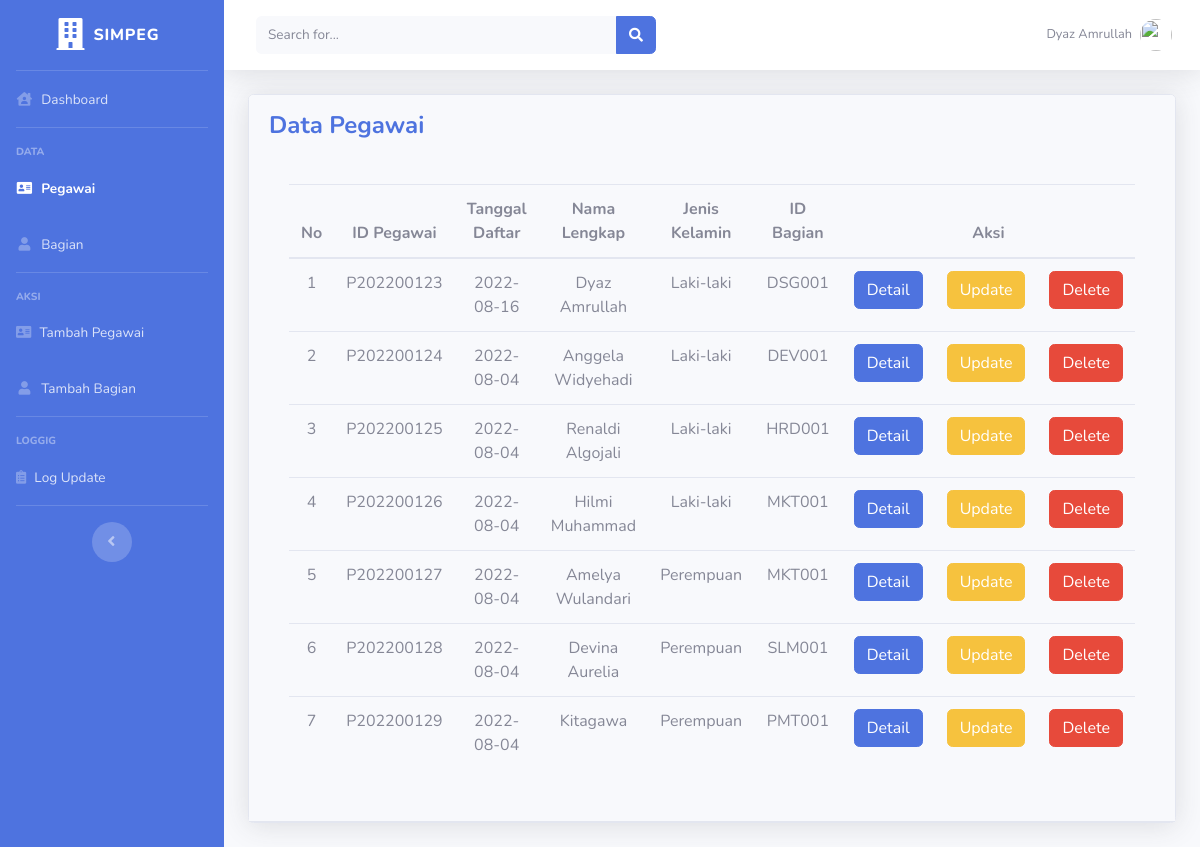
/data-pegawai.php (signed in), run on the app's committed database.
### tables this page shows
CREATE TABLE `pegawai` (
  `id_pegawai` char(10) NOT NULL,
  `tgl_daftar` date NOT NULL,
  `nm_pegawai` varchar(50) NOT NULL,
  `tmp_lahir` varchar(50) NOT NULL,
  `tgl_lahir` date NOT NULL,
  `jk` enum('Laki-laki','Perempuan') NOT NULL,
  `agama` enum('Islam','Kristen','Katholik','Budha','Hindu','Kong Hu Cu') NOT NULL,
  `telp` varchar(12) DEFAULT NULL,
  `almt_pegawai` text DEFAULT NULL,
  `id_bagian` varchar(6) NOT NULL
);

### data-pegawai.php (the view, shortened to what this page needs)
<?php
	include 'koneksi.php';
    $tampil    =mysqli_query($conn, "SELECT * FROM login_admin WHERE id_admin=id_admin");
    $tmp = mysqli_fetch_object($tampil);
 ?>
<!DOCTYPE html>
<html lang="en">
<head>
    <link href="vendor/fontawesome-free/css/all.min.css" rel="stylesheet" type="text/css">
    <link href="css/sb-admin-2.min.css" rel="stylesheet">
</head>
<body id="page-top">
    <div id="wrapper">
        <ul class="navbar-nav bg-primary sidebar sidebar-dark accordion" id="accordionSidebar">
            <a class="sidebar-brand d-flex align-items-center justify-content-center" href="dashboard.php">
                <div class="sidebar-brand-icon">
                    <i class="fas fa-building"></i>
                </div>
                 <div class="sidebar-brand-text mx-2 ">SIMPEG</div>
            </a>
            <hr class="sidebar-divider my-0">
            <li class="nav-item">
                <a class="nav-link" href="dashboard.php">
                    <i class="fas fa-fw fa-house-user"></i>
                    <span>Dashboard</span></a>
            </li>
            <hr class="sidebar-divider">
            <div class="sidebar-heading">
                Data
            </div>
            <li class="nav-item active">
                <a class="nav-link" href="data-pegawai.php">
                    <i class="fas fa-fw fa-address-card"></i>
                    <span>Pegawai</span></a>
            </li>
            <li class="nav-item">
                <a class="nav-link" href="data-bagian.php">
                    <i class="fas fa-fw fa-user"></i>
                    <span>Bagian</span></a>
            </li>
            <hr class="sidebar-divider">
            <div class="sidebar-heading">
                Aksi
            </div>
            <li class="nav-item">
                <a class="nav-link" href="insert-pegawai.php">
                    <i class="fas fa-regular fa-address-card"></i>
                    <span>Tambah Pegawai</span></a>
            </li>
            <li class="nav-item">
                <a class="nav-link" href="insert-bagian.php">
                    <i class="fas fa-fw fa-user"></i>
                    <span>Tambah Bagian</span></a>
            </li>
            <hr class="sidebar-divider">
            <div class="sidebar-heading">
                Loggig
            </div>
            <li class="nav-item">
                <a class="nav-link" href="log-update.php">
                    <i class="fa fa-clipboard-list"></i>
                    <span>Log Update</span></a>
            </li>
            <hr class="sidebar-divider d-none d-md-block">
            <div class="text-center d-none d-md-inline">
                <button class="rounded-circle border-0" id="sidebarToggle"></button>
            </div>
        </ul>
        <div id="content-wrapper" class="d-flex flex-column">
            <div id="content">
                <nav class="navbar navbar-expand navbar-light bg-white topbar mb-4 static-top shadow">
                    <form
                        class="d-none d-sm-inline-block form-inline mr-auto ml-md-3 my-2 my-md-0 mw-100 navbar-search">
                        <div class="input-group">
                            <input type="text" class="form-control bg-light border-0 small" placeholder="Search for..."
                                aria-label="Search" aria-describedby="basic-addon2">
                            <div class="input-group-append">
                                <button class="btn btn-primary" type="button">
                                    <i class="fas fa-search fa-sm"></i>
                                </button>
                            </div>
                        </div>
                    </form>
                    <ul class="navbar-nav ml-auto">
                        <li class="nav-item dropdown no-arrow">
                            <a class="nav-link dropdown-toggle" href="#" id="userDropdown" role="button"
                                data-toggle="dropdown" aria-haspopup="true" aria-expanded="false">
                                <span
                                    class="mr-2 d-none d-lg-inline text-gray-600 small"><?php echo $tmp->nama_admin?></span>
                                <img class="img-profile rounded-circle" src="images/undraw_profile.svg">
                            </a>
                        </li>
                    </ul>
                </nav>
                <div class="container-fluid">
                    <div class="card shadow mb-4">
                        <div class="card-header py-3">
                            <div class="d-sm align-items-center justify-content-between mb-4">
                                <h4 class="m-0 font-weight-bold text-primary">Data Pegawai</h4>
                            </div>
                            <div class="card-body">
                                <div class="table-responsive">
                                    <table class="table table-hover" id="dataTable" width="100%" cellspacing="0">
                                        <thead>
                                            <tr>
                                                <th>
                                                    <center>No
                                                </th>
                                                <th>
                                                    <center>ID Pegawai
                                                </th>
                                                <th>
                                                    <center>Tanggal Daftar
                                                </th>
                                                <th>
                                                    <center>Nama Lengkap
                                                </th>
                                                <th>
                                                    <center>Jenis Kelamin
                                                </th>
                                                <th>
                                                    <center>ID Bagian
                                                </th>
                                                <th colspan="3">
                                                    <center>Aksi
                                                </th>
                                            </tr>
                                        </thead>
                                        <tbody>
                                            <?php
                                        $no = 1;
                                        $list = mysqli_query($conn, "SELECT * FROM pegawai");
                                        while($row = mysqli_fetch_assoc($list)) {
                                        ?>
                                            <tr>
                                                <td>
                                                    <center><?php echo $no++ ?>
                                                </td>
                                                <td>
                                                    <center><?php echo $row['id_pegawai'] ?>
                                                </td>
                                                <td>
                                                    <center><?php echo $row['tgl_daftar'] ?>
                                                </td>
                                                <td>
                                                    <center><?php echo $row['nm_pegawai'] ?>
                                                </td>
                                                <td>
                                                    <center><?php echo $row['jk'] ?>
                                                </td>
                                                <td>
                                                    <center><?php echo $row['id_bagian'] ?>
                                                </td>
                                                <td>
                                                    <center><a
                                                            href="detail-pegawai.php?id=<?php echo $row['id_pegawai'] ?>"
                                                            class="btn btn-primary">Detail</a>
                                                </td>
                                                <td>
                                                    <center><a
                                                            href="update-pegawai.php?id=<?php echo $row['id_pegawai'] ?>"
                                                            class="btn btn-warning">Update</a>
                                                </td>
                                                <td>
                                                    <center><a
                                                            href="delete-pegawai.php?id=<?php echo $row['id_pegawai'] ?>"
                                                            onclick="return confirm('Apakah Anda Yakin Ingin Menghapusnya?')"
                                                            class="btn btn-danger">Delete</a>
                                                </td>
                                            <?php } ?>
                                        </tbody>
                                    </table>
                    </div>
                </div>
            </div>
        </div>
    </div>
</body>
</html>

### data on the page
pegawai: id_pegawai "P202200123", tgl_daftar "2022-08-16", nm_pegawai "Dyaz Amrullah", jk "Laki-laki", id_bagian "DSG001"
pegawai: id_pegawai "P202200124", tgl_daftar "2022-08-04", nm_pegawai "Anggela Widyehadi", jk "Laki-laki", id_bagian "DEV001"
pegawai: id_pegawai "P202200125", tgl_daftar "2022-08-04", nm_pegawai "Renaldi Algojali", jk "Laki-laki", id_bagian "HRD001"
pegawai: id_pegawai "P202200126", tgl_daftar "2022-08-04", nm_pegawai "Hilmi Muhammad", jk "Laki-laki", id_bagian "MKT001"
pegawai: id_pegawai "P202200127", tgl_daftar "2022-08-04", nm_pegawai "Amelya Wulandari", jk "Perempuan", id_bagian "MKT001"
pegawai: id_pegawai "P202200128", tgl_daftar "2022-08-04", nm_pegawai "Devina Aurelia", jk "Perempuan", id_bagian "SLM001"
pegawai: id_pegawai "P202200129", tgl_daftar "2022-08-04", nm_pegawai "Kitagawa", jk "Perempuan", id_bagian "PMT001"

### other printed values
$tmp->nama_admin "Dyaz Amrullah"
